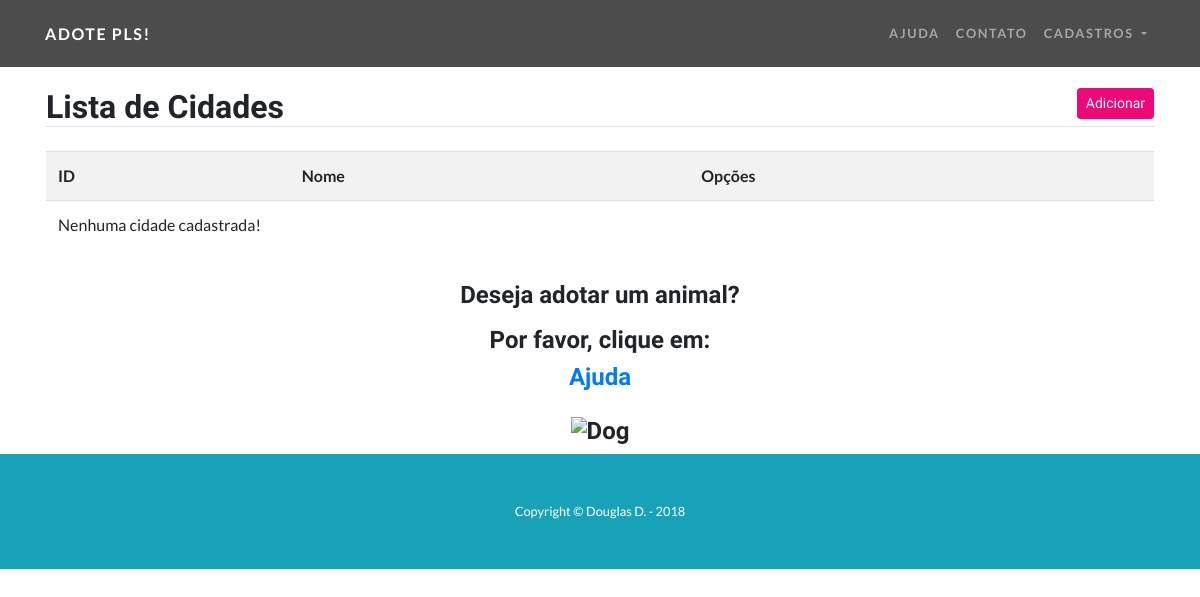
Before: /listar/cidades/ with the older database file.
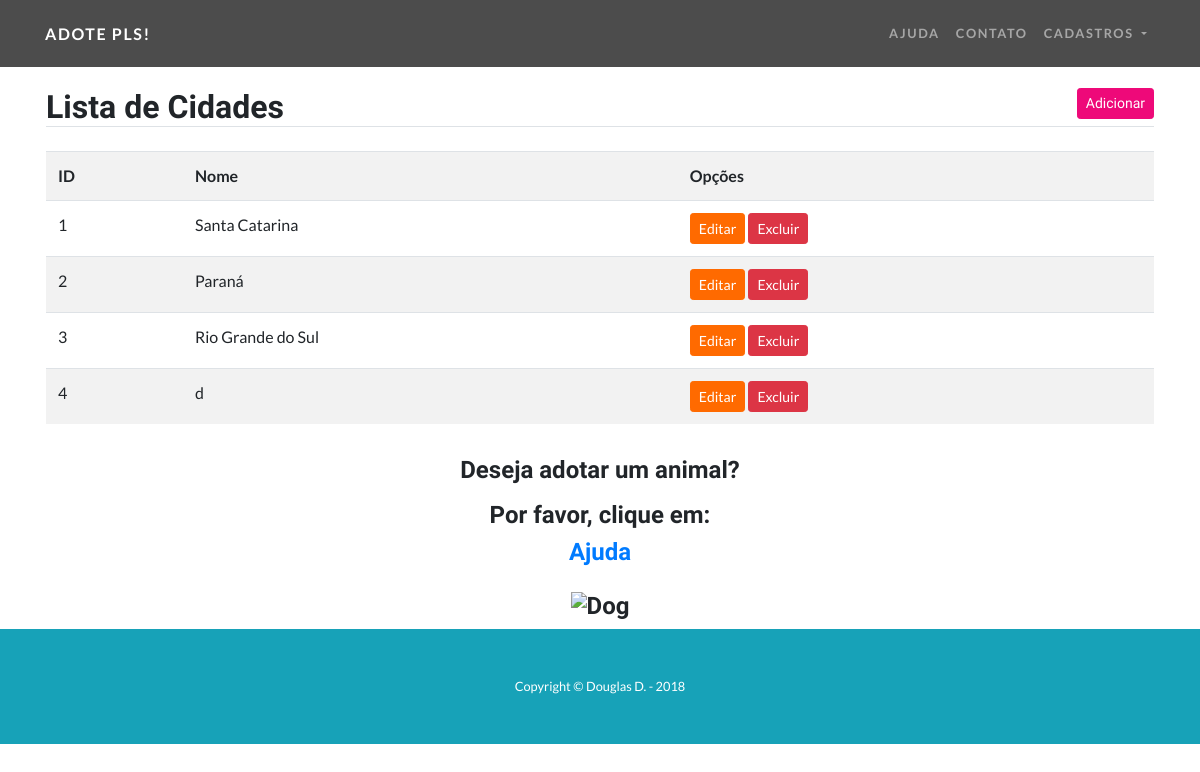
After: the same page with the newer database file.
### animais/models.py (models this page shows, shortened)
class Cidade(models.Model):
    nome = models.CharField(max_length=50)
    estado = models.CharField(max_length=2, help_text='Informe apenas a sigla')

### animais/views.py (the view)
# urls.py: path('listar/cidades/', CidadeList.as_view(), name="listar-cidades"),
class CidadeList(ListView):
    model = Cidade
    template_name = 'cidade_list.html'

### animais/templates/cidade_list.html (shortened to what this page needs)
{% extends 'modelo.html' %}
{% block conteudo %}
<div class="container">
  <div class="row mt-5">
    <div class="col-sm p-3 mt-4">
      <h2 class="border-bottom">
        Lista de Cidades
        <a href="{% url 'inserir-cidade' %}" class="float-right btn btn-primary btn-sm">
          Adicionar
        </a>
      </h2>
      <table class="table table-striped mt-4">
        <tr>
          <th>ID</th>
          <th>Nome</th>
          <th>Opções</th>
        </tr>
        {% for cidade in object_list %}
          <tr>
            <td>{{cidade.id}}</td>
            <td>{{cidade.nome}}</td>
            <td>
              <a href="{% url 'editar-cidade' cidade.id %}" class="btn btn-secondary btn-sm">
                Editar
              </a>
              <a href="{% url 'excluir-cidade' cidade.id %}" class="btn btn-danger btn-sm">
                Excluir
              </a>
            </td>
          </tr>
        {% empty %}
            <tr>
              <td colspan="3">Nenhuma cidade cadastrada!</td>
            </tr>
        {% endfor %}
      </table>
    </div>
  </div>
</div>
{% endblock %}

Changed rows visible on the page:
added Cidade: id "1", nome "Santa Catarina"
added Cidade: id "2", nome "Paraná"
added Cidade: id "3", nome "Rio Grande do Sul"
added Cidade: id "4", nome "d"
Other visible differences:
text no longer shown: "Nenhuma cidade cadastrada!"
